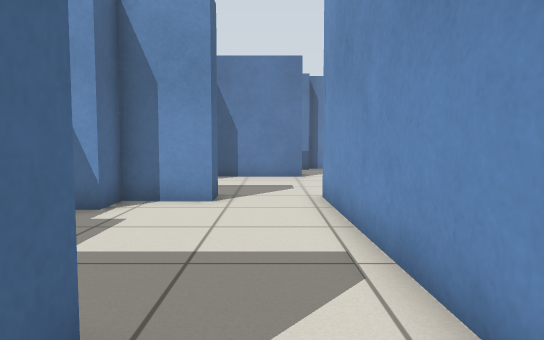
view 1 (above)

17 first-person views from a walk through a Gazebo world. The camera is 0.71 m above the floor, tilts 4° down and sees 70° across. Floor lines are 1 m apart. The floor is counted in squares, 0.5 m on a side. Each view is taken from the middle of a square. On the plan, view 1 faces up. The plan holds only what a view shows up to about 16 squares ahead; the rest is blank.

view 2
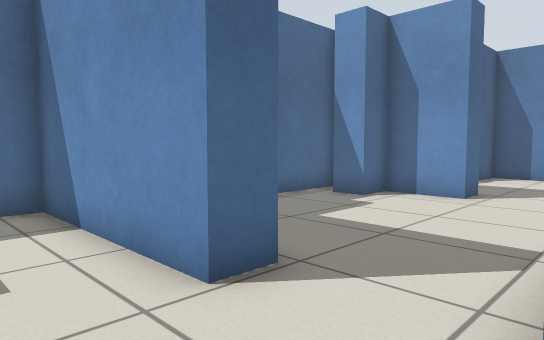

view 3
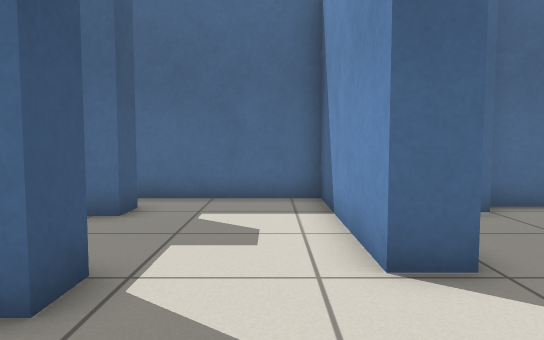

view 4
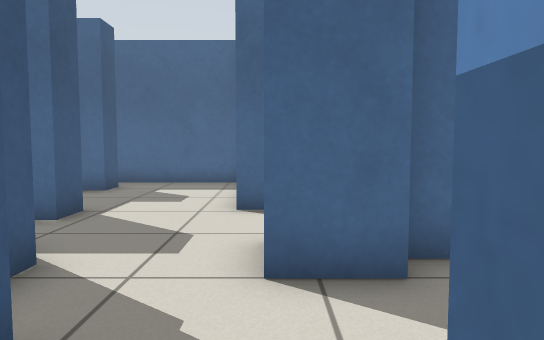

view 5
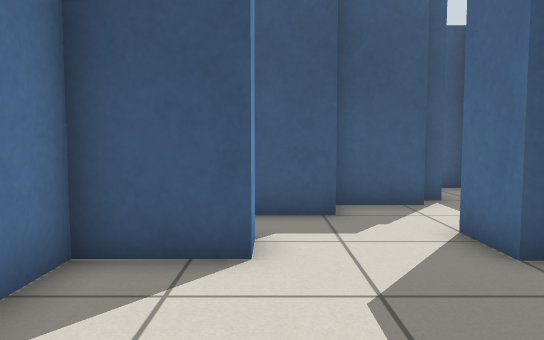

view 6
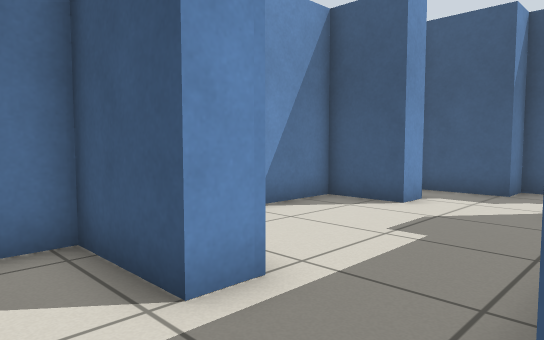

view 7
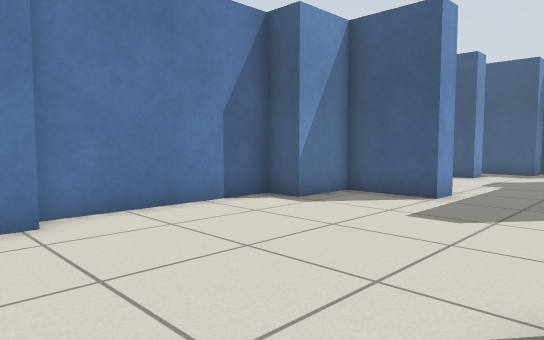

view 8
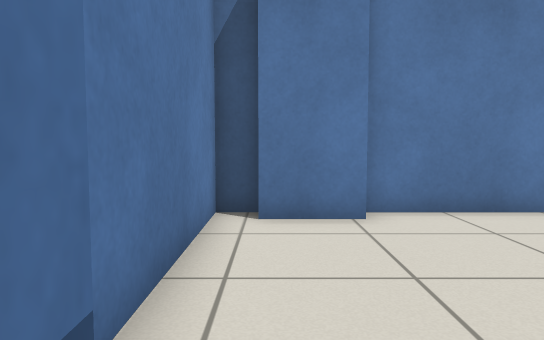

view 9
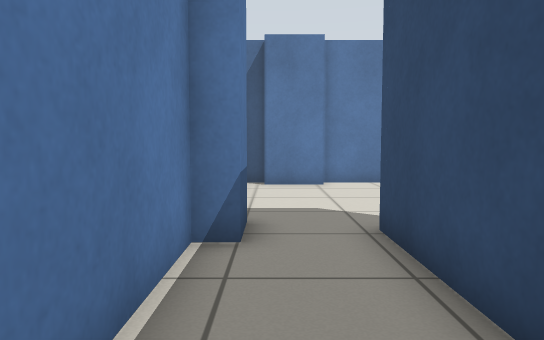

view 10
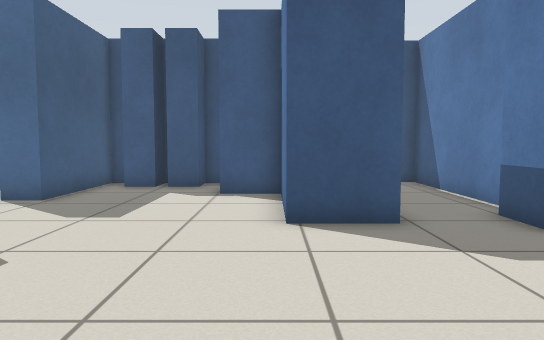

view 11
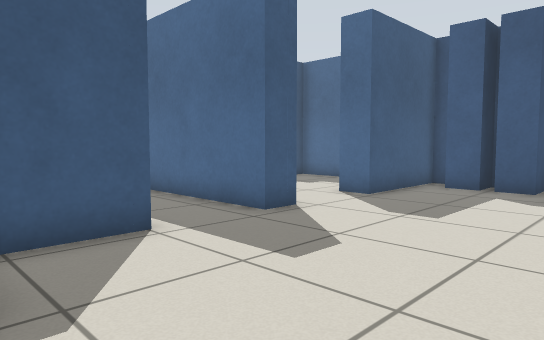

view 12
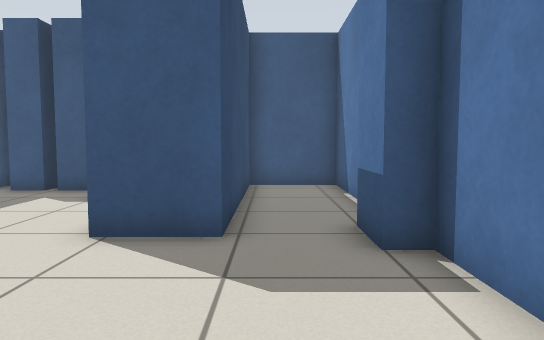

view 13
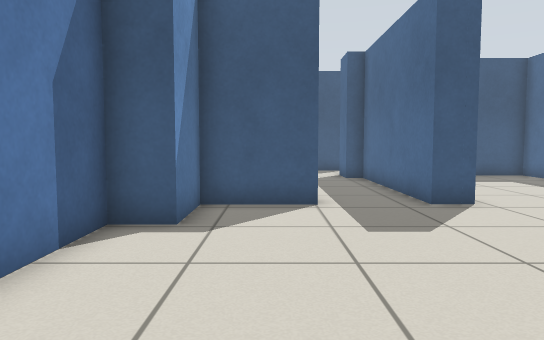

view 14
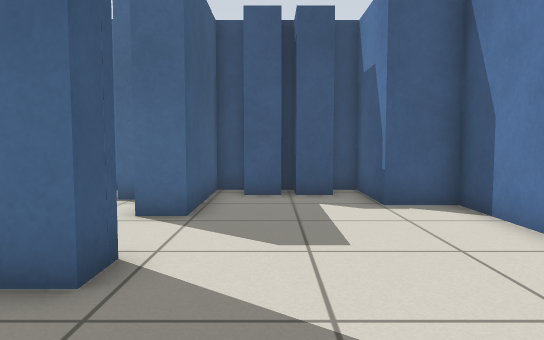

view 15
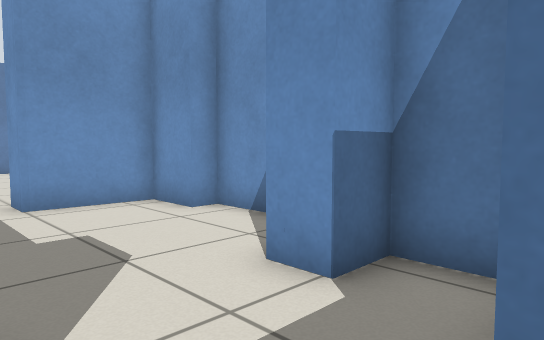

view 16
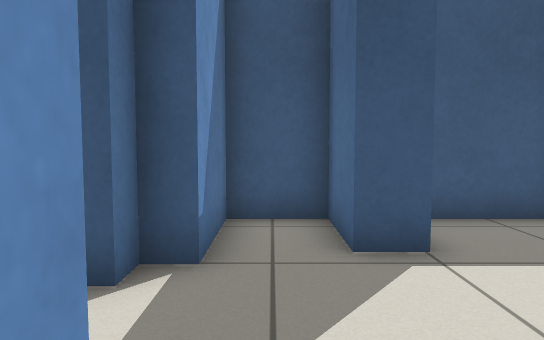

view 17
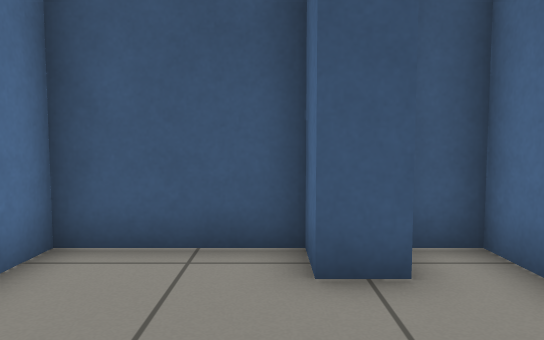

### Floor plan
Points are (right, up) in squares from view 1. A wall is a line through its corners. A room is listed if a view was taken in it or the views show most of it. See-through windows are left out.
Room 1 (views 1, 2, 17)
walls: (-1.1, -1.9) (-0.1, -1.9) (-0.1, -4.1) (1.8, -4.1) (1.8, -1.4) (2.5, -1.4) (2.5, -0.7); (-1.1, 1.3) (-6.9, 1.3) (-6.9, -4.1) (-5.9, -4.1); (-5.5, -2.9) (-4.5, -2.9) (-4.5, -4.1) (-1.1, -4.1) (-1.1, -3.1)
ways out: opening at (2.5, 0.5) to room 2; opening at (0, 2) to room 4
Room 2 (views 3, 4, 5, 15)
walls: (7.5, 1.1) (7.5, 2.3) (6.3, 2.3) (6.3, 3.3) (8.4, 3.3) (8.4, 7.2) (7.6, 7.2) (7.6, 9) (4.9, 9.2) (4.9, 10.1); (2.3, 10.1) (2.3, 3.3) (3, 3.3) (3, 1.9); (2.5, -0.7) (4.8, -0.7) (4.8, 0.4) (7.1, 0.4)
ways out: opening at (2.5, 0.5) to room 1; opening at (3.5, 9.5) to room 3
Room 3 (views 6, 7, 8, 9, 10, 11, 12, 13, 14)
walls: (1.3, 10.1) (2.3, 10.1); (2, 20.5) (0.4, 20.5); (4.9, 10.1) (7.6, 10.1) (7.6, 12.3) (8.8, 12.3) (8.8, 18.3); (0.4, 21.1) (-5.9, 21.1) (-5.9, 18.2) (1.3, 18.2) (1.3, 16.3) (-2.7, 16.3) (-2.7, 14.6) (-5.5, 14.6) (-5.5, 13.7) (-4.5, 13.7) (-4.5, 12.7) (-5.5, 12.7) (-5.5, 12.3) (-4.5, 12.3) (-4.5, 11.3); (8.1, 18.1) (8.1, 20.3); (-5.5, 11.2) (-5.5, 10.4) (-1.5, 10.4) (-1.5, 9.4); (8.8, 20.3) (8.8, 21.1) (2, 21.1)
ways out: opening at (3.5, 9.5) to room 2; opening at (0, 10) to room 4
Room 4 (view 16)
walls: (-4.8, 4.5) (-4.8, 2.8); (-1.5, 9.4) (-3.6, 9.4) (-3.6, 8.2) (-4.8, 8.2); (-1.1, 2.4) (-1.1, 1.3); (-5.5, 9.4) (-5.5, 4.8); (1.5, 1.9) (1.3, 10.1)
ways out: opening at (0, 2) to room 1; opening at (0, 10) to room 3

Where each view was taken, in squares from view 1:
view 1: 0 up, 0 right, facing up
view 2: 1 down, 2 right, facing up-left
view 3: 0 up, 3 right, facing left
view 4: 2 up, 7 right, facing left
view 5: 8 up, 6 right, facing down
view 6: 12 up, 2 right, facing down-right
view 7: 20 up, 1 right, facing down-right
view 8: 20 up, 1 right, facing right
view 9: 20 up, 5 left, facing right
view 10: 16 up, 8 right, facing left
view 11: 16 up, 8 right, facing down-left
view 12: 19 up, 7 right, facing left
view 13: 19 up, 6 right, facing down
view 14: 12 up, 6 right, facing left
view 15: 0 up, 3 right, facing up-right
view 16: 3 up, 1 right, facing down
view 17: 1 up, 4 left, facing down
